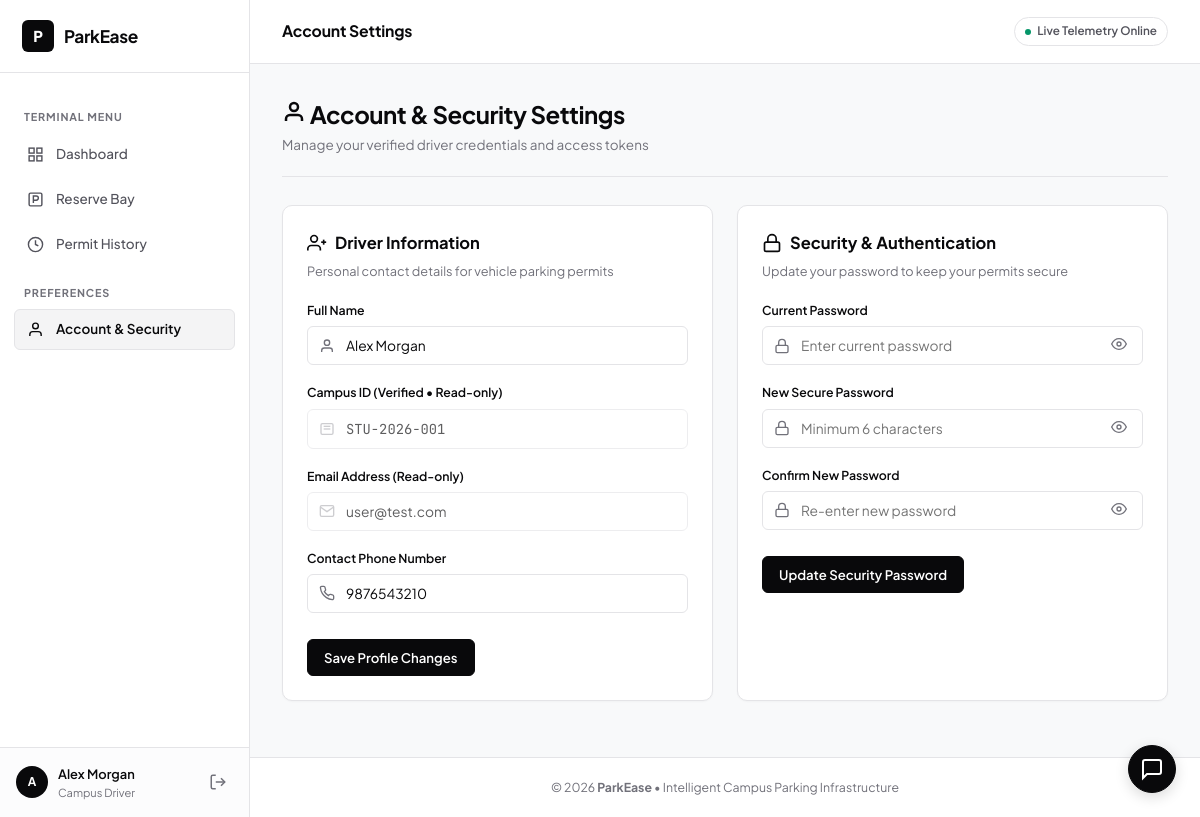
Screenshot of /user/profile.php (signed in) with the database file from the repository.
### tables this page shows
CREATE TABLE IF NOT EXISTS users (
    id INT AUTO_INCREMENT PRIMARY KEY,
    fullname VARCHAR(100) NOT NULL,
    email VARCHAR(100) NOT NULL UNIQUE,
    phone VARCHAR(15) NOT NULL,
    student_id VARCHAR(20) NOT NULL UNIQUE,
    password VARCHAR(255) NOT NULL,
    security_question VARCHAR(255) NOT NULL,
    security_answer VARCHAR(255) NOT NULL,
    created_at TIMESTAMP DEFAULT CURRENT_TIMESTAMP
);

### user/profile.php (the view, shortened to what this page needs)
<?php
require_once '../config/db.php';
$stmt = $conn->prepare("SELECT fullname, email, phone, student_id FROM users WHERE id = ?");
$stmt->bind_param("i", $_SESSION['user_id']);
$stmt->execute();
$result = $stmt->get_result();
$user = $result->fetch_assoc();
include '../includes/header.php';
?>
<div class="page-header">
    <div>
        <h1 class="page-title">
            <svg width="24" height="24" viewBox="0 0 24 24" fill="none" stroke="currentColor" stroke-width="2.5"><path d="M20 21v-2a4 4 0 0 0-4-4H8a4 4 0 0 0-4 4v2"></path><circle cx="12" cy="7" r="4"></circle></svg>
            Account & Security Settings
        </h1>
        <p class="page-subtitle">Manage your verified driver credentials and access tokens</p>
    </div>
</div>
<div style="display:grid; grid-template-columns:repeat(auto-fit, minmax(320px, 1fr)); gap:24px;">
    <div class="card">
        <h3 class="card-title">
            <svg width="20" height="20" viewBox="0 0 24 24" fill="none" stroke="currentColor" stroke-width="2"><path d="M16 21v-2a4 4 0 0 0-4-4H5a4 4 0 0 0-4 4v2"></path><circle cx="8.5" cy="7" r="4"></circle><line x1="20" y1="8" x2="20" y2="14"></line><line x1="23" y1="11" x2="17" y2="11"></line></svg>
            Driver Information
        </h3>
        <p style="color:var(--text-muted); font-size:0.85rem; margin-bottom:20px;">Personal contact details for vehicle parking permits</p>
        <form method="POST" action="">
            <div class="form-group">
                <label for="fullname">Full Name</label>
                <div class="input-wrap">
                    <span class="input-icon">
                    </span>
                    <input type="text" id="fullname" name="fullname"
                           value="<?php echo htmlspecialchars($user['fullname']); ?>" required>
                </div>
            </div>
            <div class="form-group">
                <label for="student_id">Campus ID (Verified • Read-only)</label>
                <div class="input-wrap">
                    <span class="input-icon">
                    </span>
                    <input type="text" id="student_id" value="<?php echo htmlspecialchars($user['student_id']); ?>" disabled style="opacity:0.65; cursor:not-allowed; font-family:var(--font-mono);">
                </div>
            </div>
            <div class="form-group">
                <label for="email">Email Address (Read-only)</label>
                <div class="input-wrap">
                    <span class="input-icon">
                    </span>
                    <input type="email" id="email" value="<?php echo htmlspecialchars($user['email']); ?>" disabled style="opacity:0.65; cursor:not-allowed;">
                </div>
            </div>
            <div class="form-group">
                <label for="phone">Contact Phone Number</label>
                <div class="input-wrap">
                    <span class="input-icon">
                    </span>
                    <input type="tel" id="phone" name="phone"
                           value="<?php echo htmlspecialchars($user['phone']); ?>" required>
                </div>
            </div>
            <button type="submit" name="update_profile" class="btn btn-primary" style="margin-top:8px;">
                Save Profile Changes
            </button>
        </form>
    </div>
    <div class="card">
        <h3 class="card-title">
            <svg width="20" height="20" viewBox="0 0 24 24" fill="none" stroke="currentColor" stroke-width="2"><rect x="3" y="11" width="18" height="11" rx="2" ry="2"></rect><path d="M7 11V7a5 5 0 0 1 10 0v4"></path></svg>
            Security & Authentication
        </h3>
        <p style="color:var(--text-muted); font-size:0.85rem; margin-bottom:20px;">Update your password to keep your permits secure</p>
        <form method="POST" action="">
            <div class="form-group">
                <label for="current_password">Current Password</label>
                <div class="input-wrap">
                    <span class="input-icon">
                    </span>
                    <input type="password" id="current_password" name="current_password"
                           placeholder="Enter current password" required autocomplete="current-password">
                    <button type="button" class="toggle-pwd" onclick="togglePasswordVisibility('current_password', this)">
                        <svg width="16" height="16" viewBox="0 0 24 24" fill="none" stroke="currentColor" stroke-width="2"><path d="M1 12s4-8 11-8 11 8 11 8-4 8-11 8-11-8-11-8z"></path><circle cx="12" cy="12" r="3"></circle></svg>
                    </button>
                </div>
            </div>
            <div class="form-group">
                <label for="new_password">New Secure Password</label>
                <div class="input-wrap">
                    <span class="input-icon">
                    </span>
                    <input type="password" id="new_password" name="new_password"
                           placeholder="Minimum 6 characters" required autocomplete="new-password">
                    <button type="button" class="toggle-pwd" onclick="togglePasswordVisibility('new_password', this)">
                        <svg width="16" height="16" viewBox="0 0 24 24" fill="none" stroke="currentColor" stroke-width="2"><path d="M1 12s4-8 11-8 11 8 11 8-4 8-11 8-11-8-11-8z"></path><circle cx="12" cy="12" r="3"></circle></svg>
                    </button>
                </div>
            </div>
            <div class="form-group">
                <label for="confirm_new_password">Confirm New Password</label>
                <div class="input-wrap">
                    <span class="input-icon">
                    </span>
                    <input type="password" id="confirm_new_password" name="confirm_new_password"
                           placeholder="Re-enter new password" required autocomplete="new-password">
                    <button type="button" class="toggle-pwd" onclick="togglePasswordVisibility('confirm_new_password', this)">
                        <svg width="16" height="16" viewBox="0 0 24 24" fill="none" stroke="currentColor" stroke-width="2"><path d="M1 12s4-8 11-8 11 8 11 8-4 8-11 8-11-8-11-8z"></path><circle cx="12" cy="12" r="3"></circle></svg>
                    </button>
                </div>
            </div>
            <button type="submit" name="change_password" class="btn btn-primary" style="margin-top:8px;">
                Update Security Password
            </button>
        </form>
    </div>
</div>
<?php include '../includes/footer.php'; ?>

### assets/css/style.css (style rules this page uses)
:root { --bg-body: #F8F9FA; --bg-surface: #FFFFFF; --bg-sidebar: #FFFFFF; --bg-elevated: #F4F4F5; --bg-hover: #F1F3F5; --bg-active: #E4E4E7; --text-primary: #09090B; --text-secondary: #52525B; --text-muted: #71717A; --text-inverse: #FFFFFF; --primary: #09090B; --primary-hover: #27272A; --primary-text: #FFFFFF; --primary-subtle: rgba(9, 9, 11, 0.05); --success: #059669; --success-bg: #ECFDF5; --success-border: #A7F3D0; --danger: #DC2626; --danger-bg: #FEF2F2; --danger-border: #FECACA; --warning: #D97706; --warning-bg: #FFFBEB; --warning-border: #FDE68A; --info: #0284C7; --info-bg: #F0F9FF; --info-border: #BAE6FD; --border-light: #F4F4F5; --border-color: #E4E4E7; --border-medium: #D4D4D8; --border-strong: #09090B; --radius-xs: 4px; --radius-sm: 6px; --radius-md: 10px; --radius-lg: 12px; --radius-pill: 9999px; --shadow-subtle: 0 1px 3px rgba(0, 0, 0, 0.04); --shadow-card: 0 1px 2px rgba(0, 0, 0, 0.03); --shadow-dropdown: 0 10px 25px -5px rgba(0, 0, 0, 0.08); --transition: 0.16s ease; --font-sans: 'Plus Jakarta Sans', -apple-system, BlinkMacSystemFont, "Segoe UI", Roboto, sans-serif; --font-mono: 'JetBrains Mono', monospace; --sidebar-width: 250px; --topbar-height: 64px; }
*, *::before, *::after { box-sizing: border-box; margin: 0; padding: 0; }
html { font-size: 15px; scroll-behavior: smooth; background-color: var(--bg-body); }
body { font-family: var(--font-sans); background-color: var(--bg-body); color: var(--text-primary); line-height: 1.55; min-height: 100vh; -webkit-font-smoothing: antialiased; }
.page-header { display: flex; justify-content: space-between; align-items: center; flex-wrap: wrap; gap: 16px; margin-bottom: 28px; padding-bottom: 20px; border-bottom: 1px solid var(--border-color); }
.page-title { font-size: 1.6rem; font-weight: 700; color: var(--text-primary); letter-spacing: -0.02em; }
.page-subtitle { color: var(--text-muted); font-size: 0.9rem; margin-top: 2px; }
.card { background: var(--bg-surface); border: 1px solid var(--border-color); border-radius: var(--radius-md); padding: 24px; box-shadow: var(--shadow-card); margin-bottom: 24px; }
.card-title { font-size: 1.1rem; font-weight: 700; color: var(--text-primary); margin-bottom: 6px; display: flex; align-items: center; gap: 8px; }
.btn { display: inline-flex; align-items: center; justify-content: center; gap: 8px; font-family: var(--font-sans); font-size: 0.88rem; font-weight: 600; padding: 9px 16px; border-radius: var(--radius-sm); border: 1px solid transparent; cursor: pointer; text-decoration: none; transition: var(--transition); white-space: nowrap; }
.btn-primary { background: var(--primary); color: var(--primary-text); border-color: var(--primary); }
.form-group { margin-bottom: 18px; }
.form-group label { display: block; font-size: 0.82rem; font-weight: 600; color: var(--text-primary); margin-bottom: 6px; }
.input-wrap { position: relative; display: flex; align-items: center; }
.input-wrap input, .input-wrap select, .form-group select { width: 100%; background: var(--bg-surface); border: 1px solid var(--border-color); border-radius: var(--radius-sm); padding: 10px 12px 10px 38px; color: var(--text-primary); font-family: var(--font-sans); font-size: 0.92rem; outline: none; transition: var(--transition); }
.input-icon { position: absolute; left: 12px; color: var(--text-muted); display: flex; align-items: center; justify-content: center; pointer-events: none; }
.toggle-pwd { position: absolute; right: 12px; background: transparent; border: none; color: var(--text-muted); cursor: pointer; padding: 4px; }

### rows the page displays
users: fullname "Alex Morgan", student "STU-2026-001", email "user@test.com", phone "9876543210"

### other values shown
$user_initial "A"
$user_name "Alex Morgan"
$topbar_title "Account Settings"
